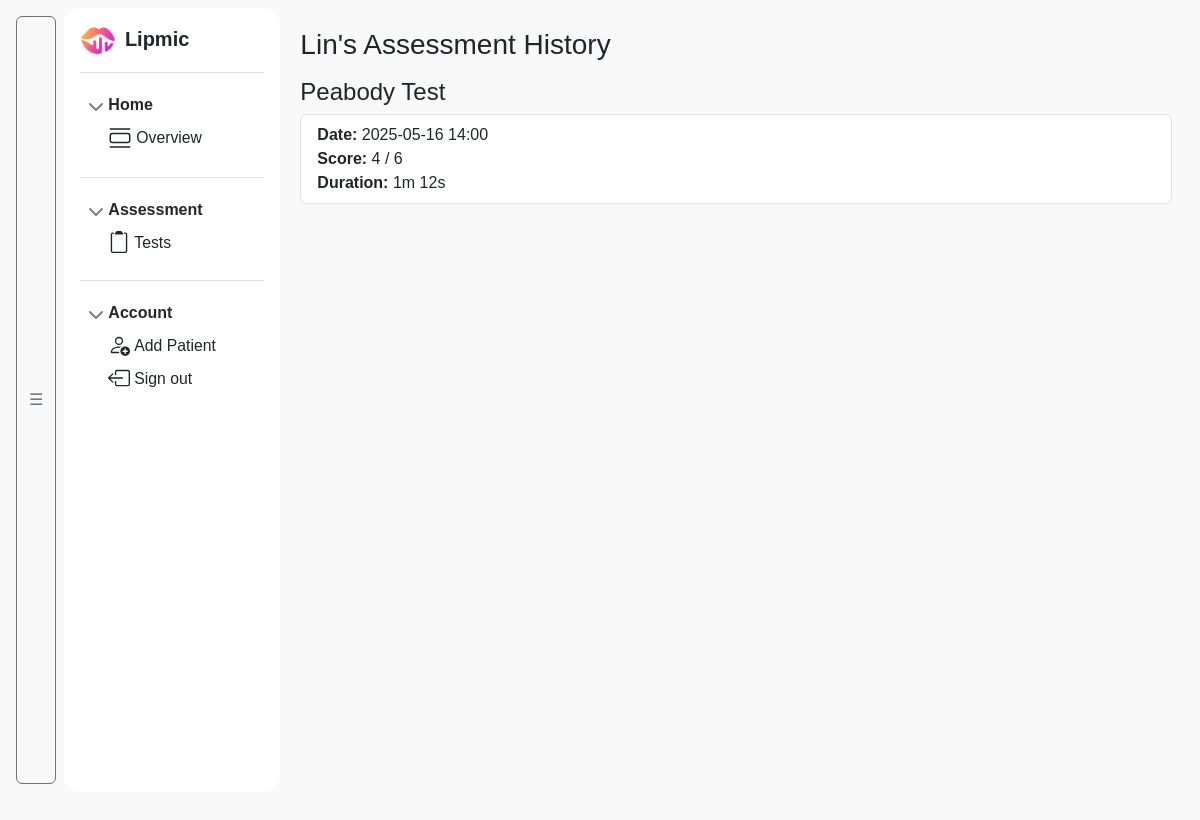
Page /console/patient/9 (signed in) on the committed database.
### board/models.py (models this page shows, shortened)
class Patient(db.Model):
    __tablename__ = 'patient'
    id = db.Column(db.Integer, primary_key=True)
    name = db.Column(db.String(100), nullable=False)
    slp_id = db.Column(db.Integer, db.ForeignKey('slp.id'), nullable=False)
    sessions = db.relationship('AssessmentResult', backref='patient', lazy=True)

class AssessmentResult(db.Model):
    __tablename__ = 'assessment_results'
    id = db.Column(db.Integer, primary_key=True)
    assessment_type = db.Column(db.String(50), nullable=False)  # e.g., 'peabody', 'naming'
    patient_id = db.Column(db.Integer, db.ForeignKey('patient.id'), nullable=False)
    date_taken = db.Column(db.DateTime, default=datetime.utcnow)
    answers = db.Column(db.JSON, nullable=False)  # { "prompt": ..., "predicted": ..., "correct": ... }
    score = db.Column(db.Integer, nullable=False)
    duration = db.Column(db.Integer, nullable=True)

### board/pages.py (the view)
@bp.route('/console/patient/<int:patient_id>')
@login_required
def patient_dashboard(patient_id):
    patient = Patient.query.get_or_404(patient_id)
    if patient.slp_id != current_user.id:
        abort(403)
    results = AssessmentResult.query.filter_by(patient_id=patient.id).order_by(AssessmentResult.date_taken.desc()).all()
    return render_template("pages/lipmic-console/patient_dashboard.html", patient=patient, results=results)

### board/__init__.py (called while the page is built)
def create_app():
    app = Flask(__name__)
    app.secret_key = os.getenv('FLASK_SECRET_KEY')
    app.config['SQLALCHEMY_DATABASE_URI'] = 'sqlite:///' + os.path.join(app.instance_path, 'app.db')
    app.config['SQLALCHEMY_TRACK_MODIFICATIONS'] = False
    db.init_app(app)
    login_manager.init_app(app)
    from board.pages import bp
    app.register_blueprint(bp)
    @login_manager.user_loader
    def load_user(user_id):
        return SLP.query.get(int(user_id))
    login_manager.login_view = 'pages.login'  # redirect if not logged in
    return app

### board/templates/pages/lipmic-console/patient_dashboard.html (shortened to what this page needs)
{% extends 'base-console.html' %}
{% block content %}
<h3 class="mb-3">{{ patient.name }}'s Assessment History</h3>
  {% for result in results %}
    <h4>{{ result.assessment_type | capitalize }} Test</h4>
    <ul class="list-group mb-4">
      <li class="list-group-item">
        <strong>Date:</strong> {{ result.date_taken.strftime('%Y-%m-%d %H:%M') }}<br>
        <strong>Score:</strong> {{ result.score }} / {{ result.answers | length }}<br>
        <strong>Duration:</strong>
          {% if result.duration %}
            {{ (result.duration // 60) }}m {{ (result.duration % 60) }}s
          {% else %}
            N/A
          {% endif %}
      </li>
    </ul>
  {% else %}
    <p>No results found.</p>
  {% endfor %}
{% endblock %}

### board/static/css/body-console.css (style rules this page uses)
html, body { margin: 0; padding: 0; scroll-behavior: smooth; scroll-padding-top: 64px; overflow: hidden; height: -webkit-fill-available; }
body { font-family: 'Segoe UI', sans-serif; background-color: #f9f9f9; min-height: 100vh; min-height: -webkit-fill-available; }

### board/static/css/about.css (style rules this page uses)
body { font-family: 'Arial', sans-serif; }

### rows in the picture
Patient: name "Lin"
AssessmentResult: assessment_type "Peabody", date_taken "2025-05-16 14:00", score "4", answers|length "6", duration "1", (result.duration%60) "12"
